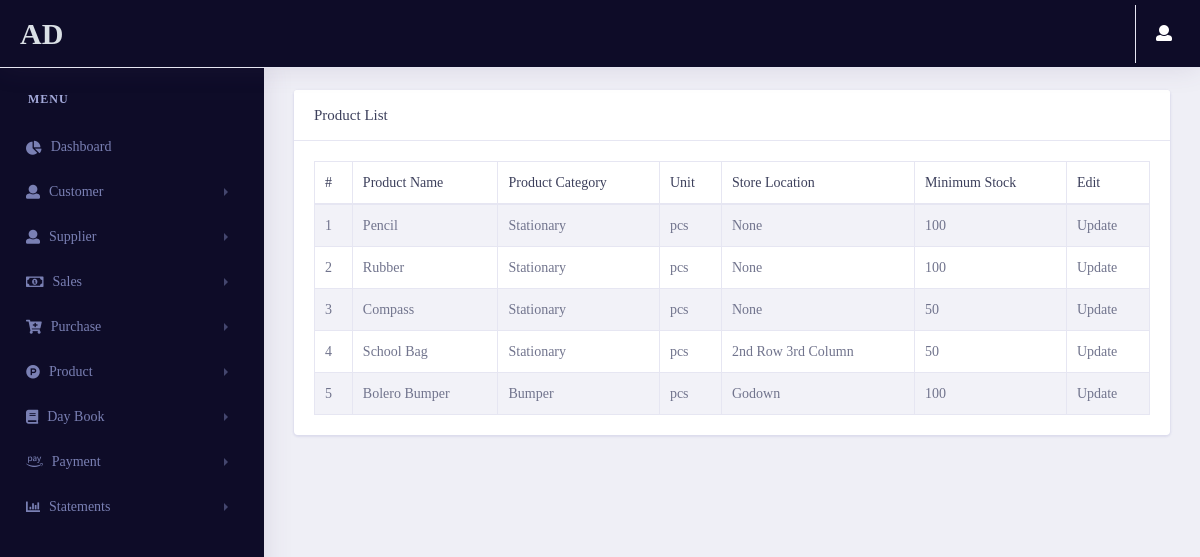
The page /product/viewproduct/ (signed in) on the database as committed earlier.
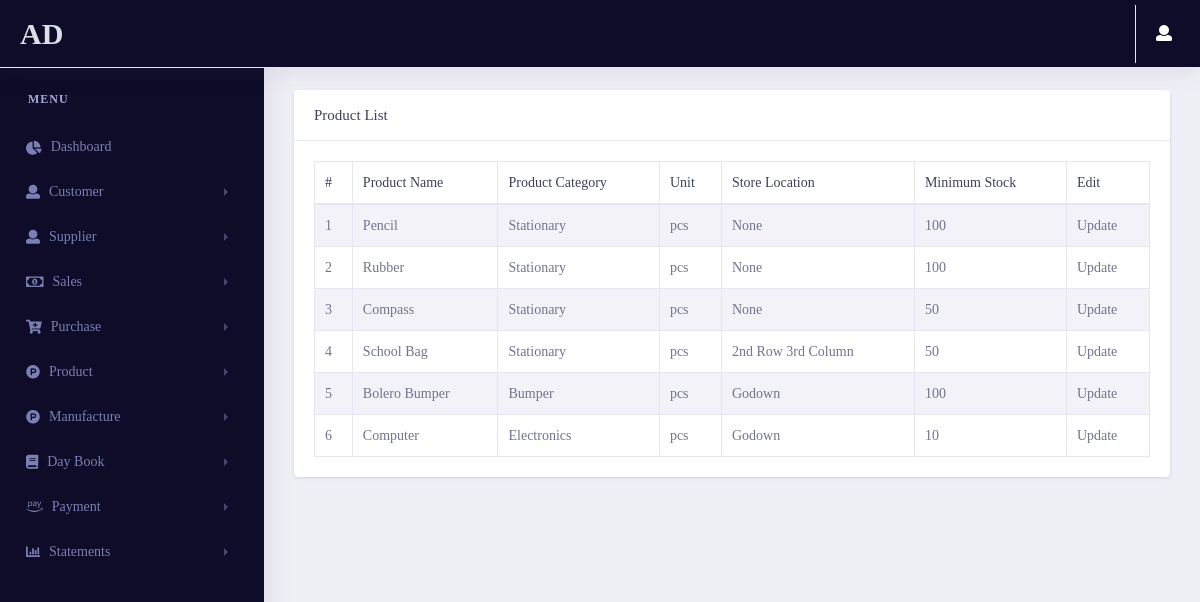
The same page on the database as committed later.
### products/models.py (models this page shows, shortened)
class Product_estimate(models.Model):
    product_name = models.CharField(max_length=100)
    product_categ = models.CharField(max_length=50)
    product_type = models.ForeignKey(Product_type, null=True, blank=True, on_delete=models.SET_NULL)
    unit = models.CharField(max_length=50)
    selling_price = models.FloatField()
    purchase_price = models.FloatField(null=True, blank=True)
    store_location = models.CharField(max_length=50)
    supplier = models.ForeignKey(Supplier_estimate , on_delete=models.CASCADE , blank=True,null=True)
    minimum_stock=models.IntegerField()
    id = models.UUIDField(default=uuid.uuid4 , unique=True , primary_key=True , editable=False)
    class Meta:
        indexes = [models.Index(fields=('product_name' , 'id' , 'supplier'))]

### products/views.py (the view)
# urls.py: path('viewproduct/',views.viewproduct,name="viewproduct"),
@login_required(login_url='login')
def viewproduct(request):
    try:
        if request.user.groups.filter(name='Estimate').exists():
            Product_data = Product_estimate.objects.all()
        if request.user.groups.filter(name='GST').exists():
            Product_data = Product_gst.objects.all()
        context = {
            'Product_data' : Product_data
        }
        return render(request,"products/viewproduct.html",context)
    except:
        return redirect('error404')

### pages/templatetags/user_auth.py (called while the page is built)
@register.filter(name='has_group')
def has_group(user, group_name):
    group = Group.objects.get(name=group_name)
    return True if group in user.groups.all() else False

### products/templates/products/viewproduct.html (shortened to what this page needs)
{% extends 'pages/base.html' %}
{% load static %}
{% load user_auth %}
{% block content %}
<link rel="stylesheet" href="{% static 'vendor/bootstrap/css/bootstrap.min.css' %}">
<link href="{% static 'vendor/fonts/circular-std/style.css' %}" rel="stylesheet">
<link rel="stylesheet" href="{% static 'libs/css/style.css' %}">
<link rel="stylesheet" href="{% static 'vendor/fonts/fontawesome/css/fontawesome-all.css' %}">
<link rel="stylesheet" type="text/css" href="{% static 'vendor/datatables/css/dataTables.bootstrap4.css' %}">
{% if request.user|has_group:"Estimate" %}
<div class="row">
    <div class="col-xl-12 col-lg-12 col-md-12 col-sm-12 col-12">
        <div class="card">
            <h5 class="card-header">Product List</h5>
            <div class="card-body">
                <div class="table-responsive">
                    <table class="table table-striped table-bordered first" id="example">
                        <thead>
                            <tr>
                                <th>#</th>
                                <th>Product Name</th>
                                <th>Product Category</th>
                                <th>Unit</th>
                                <th>Store Location</th>
                                <th>Minimum Stock</th>
                                <th>Edit</th>
                            </tr>
                        </thead>
                        <tbody>
                        {% for i in Product_data %}
                            <tr>
                                <td>{{forloop.counter}}</td>
                                <td>{{i.product_name}}</td>
                                <td>{{i.product_categ}}</td>
                                <td>{{i.unit}}</td>
                                <td>{{i.store_location}}</td>
                                <td>{{i.minimum_stock}}</td>
                                <td>
                                    <a href="/product/updateproduct/{{i.id}}">Update</a>
                                </td>
                            </tr>
                        {% endfor %}
                        </tbody>
                    </table>
                </div>
            </div>
        </div>
    </div>
</div>
{% endif %}
{% endblock content %}

### pages/templates/pages/base.html (shortened to what the changed rows need)
{% load static %}
{% load user_auth %}
<!doctype html>
<html lang="en">
<head>
    <link rel="stylesheet" href="{% static 'vendor/bootstrap/css/bootstrap.min.css' %}">
    <link href="{% static 'vendor/fonts/circular-std/style.css' %}" rel="stylesheet">
    <link rel="stylesheet" href="{% static 'libs/css/style.css' %}">
    <link rel="stylesheet" href="{% static 'vendor/fonts/fontawesome/css/fontawesome-all.css' %}">
    <link rel="stylesheet" href="{% static 'vendor/fonts/material-design-iconic-font/css/materialdesignicons.min.css' %}">
    <link rel="stylesheet" href="{% static 'vendor/fonts/flag-icon-css/flag-icon.min.css' %}">
    <link href="{% static 'Select2/css/select2.min.css' %}" rel="stylesheet" type="text/css">
    <link href="stylesheet" href="{% static 'vendor/multi-select/css/multi-select.css' %}">
</head>
<body>
    <div class="dashboard-main-wrapper">
        <div class="nav-left-sidebar sidebar-dark">
            <div class="menu-list">
                <nav class="navbar navbar-expand-lg navbar-dark">
                    <div class="collapse navbar-collapse" id="navbarNav">
                        <ul class="navbar-nav flex-column">
                            {% if request.user|has_group:"Manufacture" %}
                            <li class="nav-item">
                                <a class="nav-link" href="#" data-toggle="collapse" aria-expanded="false" data-target="#manufacture" aria-controls="submenu-5"><i class=" fab fa-product-hunt"></i>Manufacture</a>
                            </li>
                            {% endif %}
                        </ul>
                    </div>
                </nav>
            </div>
        </div>
        <div class="dashboard-wrapper">
            <div class="dashboard-ecommerce">
                <div class="container-fluid dashboard-content ">
                    <div class="ecommerce-widget">
                    {% block content %}
                    {% endblock content %}
                    </div>
                </div>
            </div>
        </div>
    </div>
</body>
</html>

Rows that differ between the two databases and show on the page:
added Product_estimate: product_name "Computer", product_categ "Electronics", unit "pcs", store_location "Godown", minimum_stock "10"
Other text that changed with them:
text now shown: "Manufacture"
